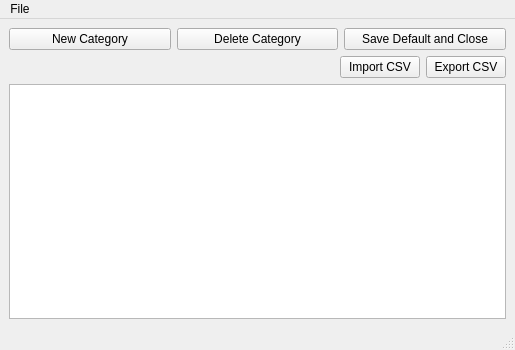
<?xml version="1.0" encoding="UTF-8"?>
<ui version="4.0">
 <class>editorWindow</class>
 <widget class="QMainWindow" name="editorWindow">
  <property name="windowModality">
   <enum>Qt::ApplicationModal</enum>
  </property>
  <property name="geometry">
   <rect>
    <x>0</x>
    <y>0</y>
    <width>515</width>
    <height>350</height>
   </rect>
  </property>
  <property name="windowTitle">
   <string>Keyword Editor</string>
  </property>
  <widget class="QWidget" name="centralwidget">
   <layout class="QVBoxLayout" name="verticalLayout">
    <item>
     <layout class="QHBoxLayout" name="horizontalLayout">
      <item>
       <widget class="QPushButton" name="btn_newEntry">
        <property name="text">
         <string>New Category</string>
        </property>
       </widget>
      </item>
      <item>
       <widget class="QPushButton" name="btn_deleteEntry">
        <property name="text">
         <string>Delete Category</string>
        </property>
       </widget>
      </item>
      <item>
       <widget class="QPushButton" name="btn_save">
        <property name="text">
         <string>Save Default and Close</string>
        </property>
       </widget>
      </item>
     </layout>
    </item>
    <item>
     <layout class="QHBoxLayout" name="horizontalLayout_2">
      <item>
       <spacer name="horizontalSpacer">
        <property name="orientation">
         <enum>Qt::Horizontal</enum>
        </property>
        <property name="sizeHint" stdset="0">
         <size>
          <width>40</width>
          <height>20</height>
         </size>
        </property>
       </spacer>
      </item>
      <item>
       <widget class="QPushButton" name="btnImport">
        <property name="text">
         <string>Import CSV</string>
        </property>
       </widget>
      </item>
      <item>
       <widget class="QPushButton" name="btnExport">
        <property name="text">
         <string>Export CSV</string>
        </property>
       </widget>
      </item>
     </layout>
    </item>
    <item>
     <widget class="QTableWidget" name="tblEdit">
      <property name="selectionMode">
       <enum>QAbstractItemView::SingleSelection</enum>
      </property>
     </widget>
    </item>
   </layout>
  </widget>
  <widget class="QMenuBar" name="menubar">
   <property name="geometry">
    <rect>
     <x>0</x>
     <y>0</y>
     <width>515</width>
     <height>21</height>
    </rect>
   </property>
   <widget class="QMenu" name="menuFile">
    <property name="enabled">
     <bool>true</bool>
    </property>
    <property name="title">
     <string>File</string>
    </property>
    <addaction name="act_import"/>
    <addaction name="act_export"/>
    <addaction name="separator"/>
    <addaction name="act_save"/>
    <addaction name="separator"/>
    <addaction name="act_close"/>
   </widget>
   <addaction name="menuFile"/>
  </widget>
  <widget class="QStatusBar" name="statusbar"/>
  <action name="act_save">
   <property name="text">
    <string>Save default</string>
   </property>
  </action>
  <action name="actionSave_as_Backup">
   <property name="text">
    <string>Save as (Backup)</string>
   </property>
  </action>
  <action name="act_export">
   <property name="enabled">
    <bool>true</bool>
   </property>
   <property name="text">
    <string>Export CSV</string>
   </property>
  </action>
  <action name="act_close">
   <property name="text">
    <string>Close</string>
   </property>
  </action>
  <action name="act_import">
   <property name="enabled">
    <bool>true</bool>
   </property>
   <property name="text">
    <string>Import CSV</string>
   </property>
  </action>
 </widget>
 <resources/>
 <connections/>
</ui>
